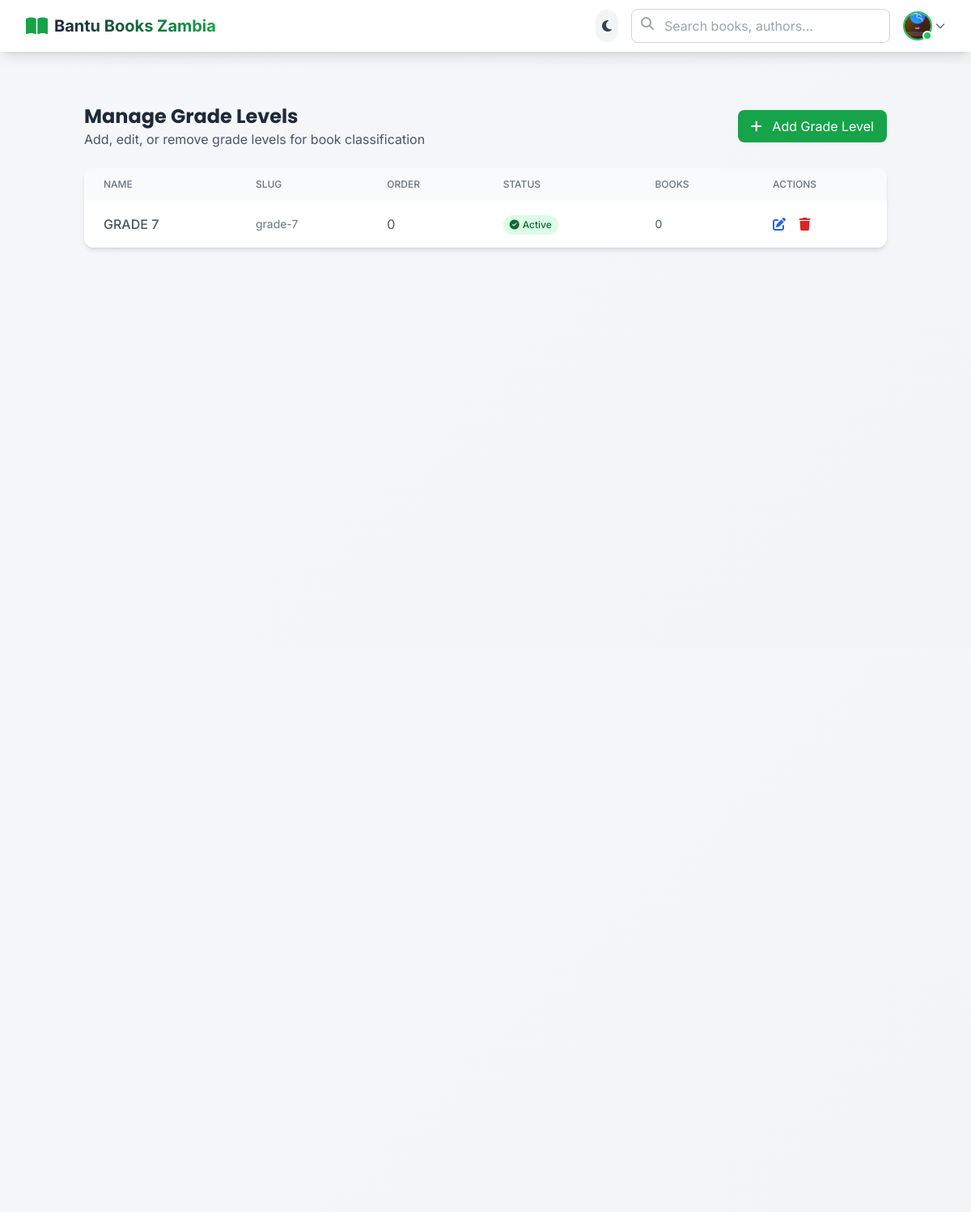
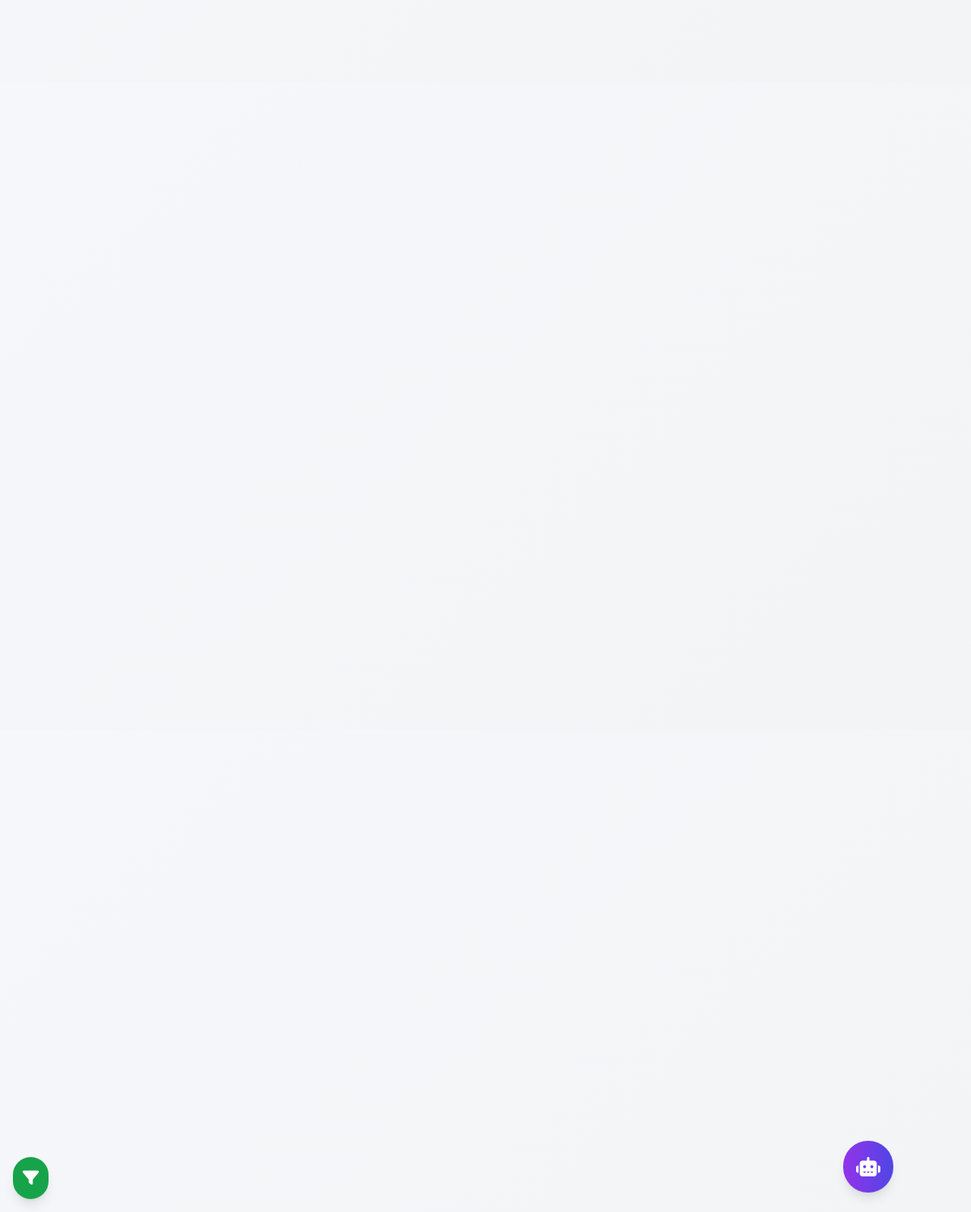
The app's page /books/admin/grades/ (signed in) with its own data (2 pictures, top to bottom).
### accounts/models.py (models this page shows, shortened)
class User(AbstractUser):
    USER_TYPE_CHOICES = (
        ('guest', 'Guest Account'),
        ('basic', 'Basic - Free Plan'),
        ('premium', 'Premium - Monthly Subscription'),
        ('lifetime', 'Lifetime - One-time Payment'),
        ('institution', 'Institutional License'),
    )
    PROVINCE_CHOICES = (
        ('central', 'Central Province'),
        ('copperbelt', 'Copperbelt Province'),
        ('eastern', 'Eastern Province'),
        ('luapula', 'Luapula Province'),
        ('lusaka', 'Lusaka Province'),
        ('muchinga', 'Muchinga Province'),
        ('northern', 'Northern Province'),
        ('northwestern', 'North-Western Province'),
        ('southern', 'Southern Province'),
        ('western', 'Western Province'),
    )
    phone_regex = RegexValidator(
        regex=r'^\+?260?\d{9}$',
        message="Phone number must be in format: +260XXXXXXXXX or 09XXXXXXXX"
    )
    user_type = models.CharField(
        max_length=20,
        choices=USER_TYPE_CHOICES,
        default='basic'
    )
    phone_number = models.CharField(
        max_length=15,
        validators=[phone_regex],
        unique=True,
        null=True,
        blank=True
    )
    national_id = models.CharField(
        max_length=20,
        unique=True,
        null=True,
        blank=True,
        help_text="Zambian National Registration Card (NRC) number"
    )
    province = models.CharField(
        max_length=50,
        choices=PROVINCE_CHOICES,
        null=True,
        blank=True
    )
    district = models.CharField(max_length=100, blank=True)
    constituency = models.CharField(max_length=100, blank=True)
    school_or_work = models.CharField(max_length=200, blank=True)
    subscription_expiry = models.DateTimeField(null=True, blank=True)
    credits_balance = models.DecimalField(
        max_digits=10,
        decimal_places=2,
        default=0.00,
        help_text="Balance in Zambian Kwacha (K)"
    )
    profile_picture = models.ImageField(
        upload_to='profile_pics/%Y/%m/',
        null=True,
        blank=True
    )
    bio = models.TextField(max_length=500, blank=True)
    email_verified = models.BooleanField(default=False)
    two_factor_enabled = models.BooleanField(default=False)
    last_login_ip = models.GenericIPAddressField(null=True, blank=True)
    verification_token = models.CharField(max_length=100, blank=True)
    reset_token = models.CharField(max_length=100, blank=True)
    total_downloads = models.IntegerField(default=0)
    total_uploads = models.IntegerField(default=0)
    total_views = models.IntegerField(default=0)
    is_verified = models.BooleanField(default=False)
    is_suspended = models.BooleanField(default=False)
    suspension_reason = models.TextField(blank=True)
    created_at = models.DateTimeField(auto_now_add=True)
    updated_at = models.DateTimeField(auto_now=True)
    class Meta:
        db_table = 'users'
        ordering = ['-date_joined']
        verbose_name = 'User'
        verbose_name_plural = 'Users'
        indexes = [
            models.Index(fields=['email']),
            models.Index(fields=['user_type']),
            models.Index(fields=['phone_number']),
            models.Index(fields=['national_id']),
            models.Index(fields=['-date_joined']),
        ]
    def get_full_name(self):
        if self.first_name and self.last_name:
            return f"{self.first_name} {self.last_name}"
        return self.username

### books/models.py (models this page shows, shortened)
class GradeLevel(models.Model):
    name = models.CharField(max_length=50, unique=True)
    slug = models.SlugField(unique=True, blank=True)
    order = models.IntegerField(default=0)
    is_active = models.BooleanField(default=True)
    created_at = models.DateTimeField(auto_now_add=True)
    class Meta:
        ordering = ['order', 'name']
        verbose_name = "Grade Level"
        verbose_name_plural = "Grade Levels"

### books/views.py (the view)
# urls.py: path('admin/grades/', views.manage_grades, name='manage_grades'),
@staff_member_required
def manage_grades(request):
    grades = GradeLevel.objects.filter().order_by('order')
    context = {
        'grades': grades,
        'title': 'Manage Grade Levels',
    }
    return render(request, 'admin/manage_grade_levels.html', context)

### core/context_processors.py (called while the page is built)
def user_downloads_count(request):
    if request.user.is_authenticated:
        return {
            'user_downloads_count': BookDownload.objects.filter(user=request.user).count()
        }
    return {'user_downloads_count': 0}

### templates/admin/manage_grade_levels.html (shortened to what this page needs)
{% extends 'base.html' %}
{% load static %}
{% block content %}
<div class="container mx-auto px-4 py-8">
    <div class="max-w-5xl mx-auto">
        <div class="flex justify-between items-center mb-6">
            <div>
                <h1 class="text-2xl font-bold text-gray-800">Manage Grade Levels</h1>
                <p class="text-gray-600">Add, edit, or remove grade levels for book classification</p>
            </div>
            <button onclick="openAddGradeModal()" class="bg-green-600 text-white px-4 py-2 rounded-lg hover:bg-green-700 transition">
                <i class="fas fa-plus mr-2"></i> Add Grade Level
            </button>
        </div>
        <div class="bg-white rounded-xl shadow-md overflow-hidden">
            <div class="overflow-x-auto">
                <table class="w-full">
                    <thead class="bg-gray-50">
                        <tr>
                            <th class="px-6 py-3 text-left text-xs font-medium text-gray-500 uppercase">Name</th>
                            <th class="px-6 py-3 text-left text-xs font-medium text-gray-500 uppercase">Slug</th>
                            <th class="px-6 py-3 text-left text-xs font-medium text-gray-500 uppercase">Order</th>
                            <th class="px-6 py-3 text-left text-xs font-medium text-gray-500 uppercase">Status</th>
                            <th class="px-6 py-3 text-left text-xs font-medium text-gray-500 uppercase">Books</th>
                            <th class="px-6 py-3 text-left text-xs font-medium text-gray-500 uppercase">Actions</th>
                        </tr>
                    </thead>
                    <tbody class="divide-y">
                        {% for grade in grades %}
                        <tr class="hover:bg-gray-50 transition">
                            <td class="px-6 py-4 font-medium">{{ grade.name }}</td>
                            <td class="px-6 py-4 text-sm text-gray-500">{{ grade.slug }}</td>
                            <td class="px-6 py-4">{{ grade.order }}</td>
                            <td class="px-6 py-4">
                                {% if grade.is_active %}
                                <span class="inline-flex items-center px-2 py-1 rounded-full text-xs font-medium bg-green-100 text-green-800">
                                    <i class="fas fa-check-circle mr-1 text-xs"></i> Active
                                </span>
                                {% else %}
                                <span class="inline-flex items-center px-2 py-1 rounded-full text-xs font-medium bg-red-100 text-red-800">
                                    <i class="fas fa-times-circle mr-1 text-xs"></i> Inactive
                                </span>
                                {% endif %}
                            </td>
                            <td class="px-6 py-4 text-sm text-gray-600">{{ grade.books.count }}</td>
                            <td class="px-6 py-4">
                                <button onclick="editGrade({{ grade.id }}, '{{ grade.name }}', {{ grade.order }})" class="text-blue-600 hover:text-blue-800 mr-3">
                                    <i class="fas fa-edit"></i>
                                </button>
                                <button onclick="deleteGrade({{ grade.id }}, '{{ grade.name }}')" class="text-red-600 hover:text-red-800">
                                    <i class="fas fa-trash"></i>
                                </button>
                            </td>
                        </tr>
                        {% endfor %}
                    </tbody>
                </table>
            </div>
        </div>
    </div>
</div>
{% endblock %}

### templates/includes/header.html (shortened to what this page needs)
{% load static %}
<nav class="bg-white dark:bg-gray-900 shadow-lg sticky top-0 z-50 transition-all duration-300" id="mainNav">
    <div class="max-w-7xl mx-auto px-4 sm:px-6 lg:px-8">
        <div class="flex justify-between items-center h-16">
            <div class="flex items-center">
                <a href="{% url 'core:home' %}" class="flex items-center space-x-2 group">
                    <div class="relative">
                        <i class="fas fa-book-open text-2xl text-green-600 dark:text-green-400 group-hover:scale-110 transition-transform duration-300"></i>
                    </div>
                    <span class="text-xl font-bold bg-gradient-to-r from-gray-800 to-green-600 dark:from-white dark:to-green-400 bg-clip-text text-transparent group-hover:from-green-600 group-hover:to-gray-800 dark:group-hover:from-green-400 dark:group-hover:to-white transition-all duration-300">
                    </span>
                </a>
            </div>
            <div class="flex items-center space-x-4">
                <button id="darkModeToggle" class="p-2 rounded-full bg-gray-100 dark:bg-gray-800 text-gray-700 dark:text-gray-300 hover:bg-gray-200 dark:hover:bg-gray-700 transition-all duration-300">
                    <i id="darkModeIcon" class="fas fa-moon"></i>
                </button>
                <div class="hidden md:block relative">
                    <form action="{% url 'books:search_books' %}" method="GET" class="relative" id="searchForm">
                        <input type="text"
                               name="q"
                               id="searchInput"
                               placeholder="Search books, authors..."
                               class="search-input w-80 px-4 py-2 pl-10 pr-10 border border-gray-300 dark:border-gray-600 dark:bg-gray-800 dark:text-white rounded-lg focus:outline-none focus:border-green-500 focus:ring-2 focus:ring-green-200 dark:focus:ring-green-800 transition-all duration-300"
                               autocomplete="off">
                        <i class="fas fa-search absolute left-3 top-2.5 text-gray-400 dark:text-gray-500 transition-colors duration-300"></i>
                    </form>
                </div>
                {% if user.is_authenticated %}
                    <div class="relative" id="userMenu">
                        <button class="flex items-center focus:outline-none group" id="userMenuBtn">
                            <div class="relative">
                                {% if user.profile_picture %}
                                    <img src="{{ user.profile_picture.url }}" class="w-9 h-9 rounded-full object-cover border-2 border-green-500 dark:border-green-400 group-hover:border-green-600 transition-all duration-300 group-hover:scale-105">
                                {% else %}
                                    <div class="w-9 h-9 bg-gradient-to-r from-green-500 to-green-600 rounded-full flex items-center justify-center text-white font-semibold shadow-md group-hover:scale-105 transition-all duration-300">
                                        {{ user.username|first|upper }}
                                    </div>
                                {% endif %}
                                <div class="absolute bottom-0 right-0 w-3 h-3 bg-green-500 border-2 border-white dark:border-gray-900 rounded-full"></div>
                            </div>
                            <i class="fas fa-chevron-down text-gray-500 dark:text-gray-400 text-xs ml-1 transition-transform duration-300 group-hover:rotate-180"></i>
                        </button>
                    </div>
                {% endif %}
            </div>
        </div>
    </div>
</nav>

### templates/base.html (style rules this page uses)
:root { --bg-primary: #ffffff; --bg-secondary: #f3f4f6; --bg-tertiary: #f9fafb; --text-primary: #111827; --text-secondary: #4b5563; --text-muted: #6b7280; --border-color: #e5e7eb; --card-bg: #ffffff; --header-bg: #ffffff; --footer-bg: #f9fafb; --shadow-color: rgba(0, 0, 0, 0.1); --gradient-start: #f5f7fa; --gradient-end: #f3f4f6; }
body { background: linear-gradient(135deg, var(--gradient-start) 0%, var(--gradient-end) 100%); color: var(--text-primary); transition: background-color 0.3s ease, color 0.3s ease; min-height: 100vh; }
.card, .bg-white { background-color: var(--card-bg); border-color: var(--border-color); }
input, select, textarea { background-color: var(--bg-primary); color: var(--text-primary); border-color: var(--border-color); }
input::placeholder, textarea::placeholder { color: var(--text-muted); }
table { background-color: var(--card-bg); }
th { background-color: var(--bg-tertiary); color: var(--text-primary); }
td { border-color: var(--border-color); color: var(--text-secondary); }
.sidebar, .bg-gray-50 { background-color: var(--bg-secondary); }
.border, .border-t, .border-b, .border-l, .border-r { border-color: var(--border-color); }
.text-gray-500, .text-gray-600 { color: var(--text-muted); }
.text-gray-700, .text-gray-800 { color: var(--text-secondary); }
* { transition-property: background-color, border-color, color, fill, stroke; transition-timing-function: cubic-bezier(0.4, 0, 0.2, 1); transition-duration: 200ms; }
h1, h2, h3, h4, h5, h6 { font-family: 'Poppins', sans-serif; color: var(--text-primary); }
.container { max-width: 1280px; margin: 0 auto; padding: 0 1rem; }
@media (min-width: 640px) { .container { padding: 0 1.5rem; } }
@media (min-width: 1024px) { .container { padding: 0 2rem; } }

### templates/includes/header.html (style rules this page uses)
.search-input { transition: all 0.3s ease; }

### records on screen
User: profile_picture (picture)
GradeLevel: name "GRADE 7", slug "grade-7", order "0", is_active True (drawn), books.count "0"
